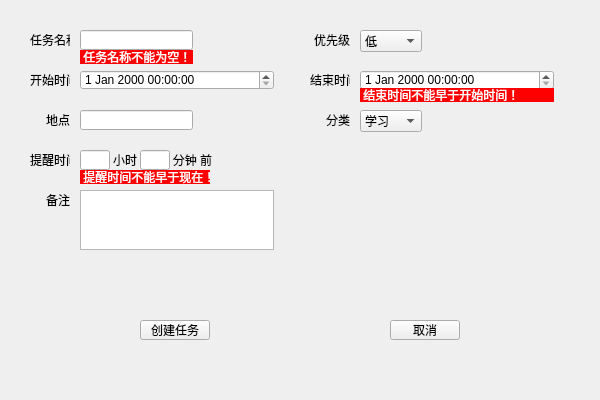
<?xml version="1.0" encoding="UTF-8"?>
<ui version="4.0">
 <class>create_task_window</class>
 <widget class="QWidget" name="create_task_window">
  <property name="geometry">
   <rect>
    <x>0</x>
    <y>0</y>
    <width>600</width>
    <height>400</height>
   </rect>
  </property>
  <property name="windowTitle">
   <string>Form</string>
  </property>
  <widget class="QLabel" name="label_rmTime_h">
   <property name="geometry">
    <rect>
     <x>110</x>
     <y>150</y>
     <width>30</width>
     <height>20</height>
    </rect>
   </property>
   <property name="text">
    <string>&lt;html&gt;&lt;head/&gt;&lt;body&gt;&lt;p align=&quot;center&quot;&gt;小时&lt;/p&gt;&lt;/body&gt;&lt;/html&gt;</string>
   </property>
  </widget>
  <widget class="QComboBox" name="comboBox_taskPrio">
   <property name="geometry">
    <rect>
     <x>360</x>
     <y>30</y>
     <width>62</width>
     <height>22</height>
    </rect>
   </property>
   <item>
    <property name="text">
     <string>低</string>
    </property>
   </item>
   <item>
    <property name="text">
     <string>中</string>
    </property>
   </item>
   <item>
    <property name="text">
     <string>高</string>
    </property>
   </item>
  </widget>
  <widget class="QLabel" name="label_taskLoc">
   <property name="geometry">
    <rect>
     <x>30</x>
     <y>110</y>
     <width>40</width>
     <height>20</height>
    </rect>
   </property>
   <property name="text">
    <string>&lt;html&gt;&lt;head/&gt;&lt;body&gt;&lt;p align=&quot;right&quot;&gt;地点&lt;/p&gt;&lt;/body&gt;&lt;/html&gt;</string>
   </property>
  </widget>
  <widget class="QLabel" name="label_taskName">
   <property name="geometry">
    <rect>
     <x>30</x>
     <y>30</y>
     <width>40</width>
     <height>20</height>
    </rect>
   </property>
   <property name="text">
    <string>&lt;html&gt;&lt;head/&gt;&lt;body&gt;&lt;p align=&quot;right&quot;&gt;任务名称&lt;/p&gt;&lt;/body&gt;&lt;/html&gt;</string>
   </property>
  </widget>
  <widget class="QLineEdit" name="lineEdit_taskName">
   <property name="geometry">
    <rect>
     <x>80</x>
     <y>30</y>
     <width>113</width>
     <height>20</height>
    </rect>
   </property>
  </widget>
  <widget class="QLabel" name="label_taskPrio">
   <property name="geometry">
    <rect>
     <x>310</x>
     <y>30</y>
     <width>40</width>
     <height>20</height>
    </rect>
   </property>
   <property name="text">
    <string>&lt;html&gt;&lt;head/&gt;&lt;body&gt;&lt;p align=&quot;right&quot;&gt;优先级&lt;/p&gt;&lt;/body&gt;&lt;/html&gt;</string>
   </property>
  </widget>
  <widget class="QTextEdit" name="textEdit_taskNote">
   <property name="geometry">
    <rect>
     <x>80</x>
     <y>190</y>
     <width>194</width>
     <height>60</height>
    </rect>
   </property>
  </widget>
  <widget class="QLabel" name="label_edTime">
   <property name="geometry">
    <rect>
     <x>310</x>
     <y>70</y>
     <width>40</width>
     <height>20</height>
    </rect>
   </property>
   <property name="text">
    <string>&lt;html&gt;&lt;head/&gt;&lt;body&gt;&lt;p align=&quot;right&quot;&gt;结束时间&lt;/p&gt;&lt;/body&gt;&lt;/html&gt;</string>
   </property>
  </widget>
  <widget class="QPushButton" name="pushButton_createTask">
   <property name="geometry">
    <rect>
     <x>140</x>
     <y>320</y>
     <width>70</width>
     <height>20</height>
    </rect>
   </property>
   <property name="text">
    <string>创建任务</string>
   </property>
  </widget>
  <widget class="QLabel" name="warning_rmTimeTooEarly">
   <property name="geometry">
    <rect>
     <x>80</x>
     <y>170</y>
     <width>130</width>
     <height>14</height>
    </rect>
   </property>
   <property name="styleSheet">
    <string notr="true">color: rgb(255, 255, 255);
background-color: rgb(255, 0, 0);</string>
   </property>
   <property name="text">
    <string> 提醒时间不能早于现在！</string>
   </property>
  </widget>
  <widget class="QLineEdit" name="lineEdit_taskLoc">
   <property name="geometry">
    <rect>
     <x>80</x>
     <y>110</y>
     <width>113</width>
     <height>20</height>
    </rect>
   </property>
   <property name="text">
    <string/>
   </property>
  </widget>
  <widget class="QLabel" name="label_taskNote">
   <property name="geometry">
    <rect>
     <x>30</x>
     <y>190</y>
     <width>40</width>
     <height>20</height>
    </rect>
   </property>
   <property name="text">
    <string>&lt;html&gt;&lt;head/&gt;&lt;body&gt;&lt;p align=&quot;right&quot;&gt;备注&lt;/p&gt;&lt;/body&gt;&lt;/html&gt;</string>
   </property>
  </widget>
  <widget class="QLabel" name="label_rmTime_m">
   <property name="geometry">
    <rect>
     <x>170</x>
     <y>150</y>
     <width>45</width>
     <height>20</height>
    </rect>
   </property>
   <property name="text">
    <string>&lt;html&gt;&lt;head/&gt;&lt;body&gt;&lt;p align=&quot;center&quot;&gt;分钟 前&lt;/p&gt;&lt;/body&gt;&lt;/html&gt;</string>
   </property>
  </widget>
  <widget class="QComboBox" name="comboBox_taskCtg">
   <property name="geometry">
    <rect>
     <x>360</x>
     <y>110</y>
     <width>62</width>
     <height>22</height>
    </rect>
   </property>
   <item>
    <property name="text">
     <string>学习</string>
    </property>
   </item>
   <item>
    <property name="text">
     <string>娱乐</string>
    </property>
   </item>
   <item>
    <property name="text">
     <string>生活</string>
    </property>
   </item>
   <item>
    <property name="text">
     <string>工作</string>
    </property>
   </item>
   <item>
    <property name="text">
     <string>运动</string>
    </property>
   </item>
   <item>
    <property name="text">
     <string>其他</string>
    </property>
   </item>
  </widget>
  <widget class="QLabel" name="warning_taskNameEmpty">
   <property name="geometry">
    <rect>
     <x>80</x>
     <y>50</y>
     <width>113</width>
     <height>14</height>
    </rect>
   </property>
   <property name="styleSheet">
    <string notr="true">color: rgb(255, 255, 255);
background-color: rgb(255, 0, 0);</string>
   </property>
   <property name="text">
    <string> 任务名称不能为空！</string>
   </property>
  </widget>
  <widget class="QLineEdit" name="lineEdit_rmTime_m">
   <property name="geometry">
    <rect>
     <x>140</x>
     <y>150</y>
     <width>30</width>
     <height>20</height>
    </rect>
   </property>
  </widget>
  <widget class="QLabel" name="label_taskCtg">
   <property name="geometry">
    <rect>
     <x>310</x>
     <y>110</y>
     <width>40</width>
     <height>20</height>
    </rect>
   </property>
   <property name="text">
    <string>&lt;html&gt;&lt;head/&gt;&lt;body&gt;&lt;p align=&quot;right&quot;&gt;分类&lt;/p&gt;&lt;/body&gt;&lt;/html&gt;</string>
   </property>
  </widget>
  <widget class="QDateTimeEdit" name="dateTimeEdit_stTime">
   <property name="geometry">
    <rect>
     <x>80</x>
     <y>70</y>
     <width>194</width>
     <height>20</height>
    </rect>
   </property>
  </widget>
  <widget class="QLabel" name="label_stTime">
   <property name="geometry">
    <rect>
     <x>30</x>
     <y>70</y>
     <width>40</width>
     <height>20</height>
    </rect>
   </property>
   <property name="text">
    <string>&lt;html&gt;&lt;head/&gt;&lt;body&gt;&lt;p align=&quot;right&quot;&gt;开始时间&lt;/p&gt;&lt;/body&gt;&lt;/html&gt;</string>
   </property>
  </widget>
  <widget class="QDateTimeEdit" name="dateTimeEdit_edTime">
   <property name="geometry">
    <rect>
     <x>360</x>
     <y>70</y>
     <width>194</width>
     <height>20</height>
    </rect>
   </property>
  </widget>
  <widget class="QLabel" name="label_rmTime">
   <property name="geometry">
    <rect>
     <x>30</x>
     <y>150</y>
     <width>40</width>
     <height>20</height>
    </rect>
   </property>
   <property name="text">
    <string>&lt;html&gt;&lt;head/&gt;&lt;body&gt;&lt;p align=&quot;right&quot;&gt;提醒时间&lt;/p&gt;&lt;/body&gt;&lt;/html&gt;</string>
   </property>
  </widget>
  <widget class="QLineEdit" name="lineEdit_rmTime_h">
   <property name="geometry">
    <rect>
     <x>80</x>
     <y>150</y>
     <width>30</width>
     <height>20</height>
    </rect>
   </property>
  </widget>
  <widget class="QPushButton" name="pushButton_cancel">
   <property name="geometry">
    <rect>
     <x>390</x>
     <y>320</y>
     <width>70</width>
     <height>20</height>
    </rect>
   </property>
   <property name="text">
    <string>取消</string>
   </property>
  </widget>
  <widget class="QLabel" name="warning_edTimeTooEarly">
   <property name="geometry">
    <rect>
     <x>360</x>
     <y>88</y>
     <width>194</width>
     <height>14</height>
    </rect>
   </property>
   <property name="styleSheet">
    <string notr="true">color: rgb(255, 255, 255);
background-color: rgb(255, 0, 0);</string>
   </property>
   <property name="text">
    <string> 结束时间不能早于开始时间！</string>
   </property>
  </widget>
 </widget>
 <resources/>
 <connections/>
</ui>
